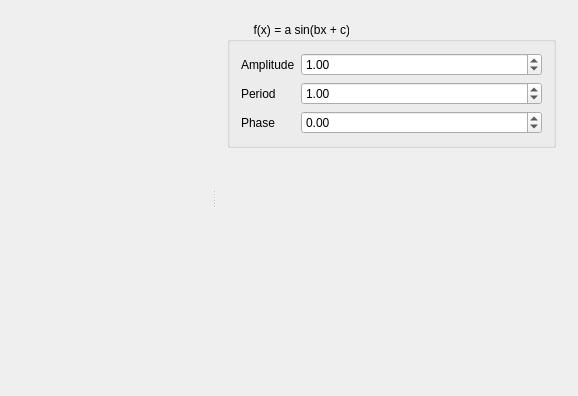
<?xml version="1.0" encoding="UTF-8"?>
<ui version="4.0">
 <class>Widget</class>
 <widget class="QWidget" name="Widget">
  <property name="geometry">
   <rect>
    <x>0</x>
    <y>0</y>
    <width>578</width>
    <height>396</height>
   </rect>
  </property>
  <property name="windowTitle">
   <string>Widget</string>
  </property>
  <layout class="QGridLayout" name="gridLayout">
   <item row="0" column="0">
    <widget class="QSplitter" name="splitter">
     <property name="orientation">
      <enum>Qt::Horizontal</enum>
     </property>
     <widget class="QCustomPlot" name="customPlot" native="true"/>
     <widget class="QWidget" name="layoutWidget">
      <layout class="QVBoxLayout" name="verticalLayout">
       <item>
        <widget class="QGroupBox" name="groupBox">
         <property name="title">
          <string>        f(x) = a sin(bx + c)</string>
         </property>
         <layout class="QFormLayout" name="formLayout">
          <item row="0" column="0">
           <widget class="QLabel" name="labelA">
            <property name="text">
             <string>Amplitude</string>
            </property>
           </widget>
          </item>
          <item row="0" column="1">
           <widget class="QDoubleSpinBox" name="spinBoxA">
            <property name="minimum">
             <double>-99.989999999999995</double>
            </property>
            <property name="value">
             <double>1.000000000000000</double>
            </property>
           </widget>
          </item>
          <item row="1" column="0">
           <widget class="QLabel" name="labelB">
            <property name="text">
             <string>Period</string>
            </property>
           </widget>
          </item>
          <item row="1" column="1">
           <widget class="QDoubleSpinBox" name="spinBoxB">
            <property name="minimum">
             <double>-99.989999999999995</double>
            </property>
            <property name="value">
             <double>1.000000000000000</double>
            </property>
           </widget>
          </item>
          <item row="2" column="0">
           <widget class="QLabel" name="labelC">
            <property name="text">
             <string>Phase</string>
            </property>
           </widget>
          </item>
          <item row="2" column="1">
           <widget class="QDoubleSpinBox" name="spinBoxC">
            <property name="minimum">
             <double>-99.989999999999995</double>
            </property>
            <property name="value">
             <double>0.000000000000000</double>
            </property>
           </widget>
          </item>
         </layout>
        </widget>
       </item>
       <item>
        <spacer name="verticalSpacer">
         <property name="orientation">
          <enum>Qt::Vertical</enum>
         </property>
         <property name="sizeHint" stdset="0">
          <size>
           <width>20</width>
           <height>40</height>
          </size>
         </property>
        </spacer>
       </item>
      </layout>
     </widget>
    </widget>
   </item>
  </layout>
 </widget>
 <layoutdefault spacing="6" margin="11"/>
 <customwidgets>
  <customwidget>
   <class>QCustomPlot</class>
   <extends>QWidget</extends>
   <header location="global">qcustomplot.h</header>
   <container>1</container>
  </customwidget>
 </customwidgets>
 <resources/>
 <connections/>
</ui>
